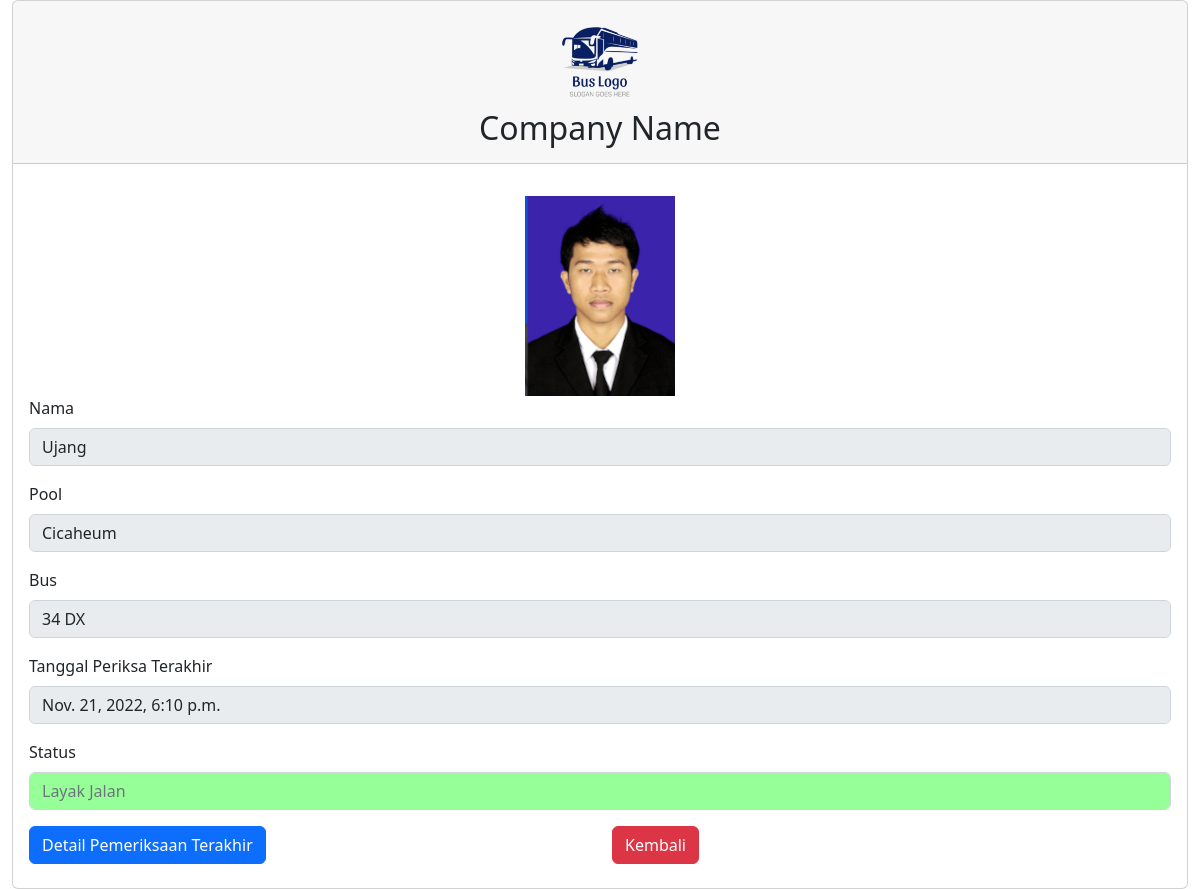
Screenshot of /pengemudi/2022110004 (signed in) with the database file from the repository.
### LayakMengemudi/models.py (models this page shows, shortened)
class Pengemudi(models.Model):
    nama = models.CharField(max_length=100)
    tanggal_lahir = models.DateField(null=False, blank=False)#default=datetime.utcnow().date())
    kota_kelahiran = models.CharField(max_length=50, null=False, blank=False)
    alamat = models.TextField(null=False, blank=False)
    nik = models.CharField(max_length=12, null=False, blank=False)
    pool = models.CharField(max_length=50)
    bus = models.CharField(max_length=6)
    class StatusJalan(models.TextChoices):
        LAYAK = 'L', _('Layak Jalan')
        TIDAK = 'TL', _('Tidak Layak Jalan')
    status = models.CharField(max_length=2, choices=StatusJalan.choices, default=StatusJalan.TIDAK)
    periksa_terakhir = models.DateTimeField(null=True)
    pasfoto = models.ImageField(upload_to='images/')
    qrcode_path = models.CharField(max_length=256)

### LayakMengemudi/views.py (the view)
# urls.py: path('pengemudi/<slug:slug>', PengemudiDetail.as_view(), name='pengemudi-detail'),
class PengemudiDetail(LoginRequiredMixin,DetailView):
    model = Pengemudi
    template_name = 'pengemudi_detailview.html'
    slug_field = 'nik'
    def get_queryset(self):
        id = self.kwargs['slug']
        return Pengemudi.objects.filter(nik=id)
    def get_context_data(self, **kwargs):
        detail = super(PengemudiDetail, self).get_context_data(**kwargs)
        if self.request.POST:
            detail['konteks'] = FormPemeriksaanTerakhir (
                self.request.POST, instance=self.object)
        else:
            detail['konteks'] = FormPemeriksaanTerakhir(instance=self.object)
        return detail

### templates/pengemudi_detailview.html (shortened to what this page needs)
{% load static %}
<!DOCTYPE html>
<html lang="en">
<head>
    <link rel="stylesheet" href="https://cdn.jsdelivr.net/npm/bootstrap@5.2.2/dist/css/bootstrap.min.css">
</head>
<body>
{% block content %}
 <div class="container-fluid">
    <form id="contactForm" data-sb-form-api-token="API_TOKEN">
        <div class="card">
            <div class="card-header mb-3 text-center">
                <img src="{% static '' %}bus-logo-small.png" width="100" >
                <h2>Company Name</h2>
            </div>
            <div class="card-body">
                <div class="text-center">
                    <img src="{{ object.pasfoto.url }}" />
                </div>
                <div class="mb-3">
                    <label class="form-label" for="nama">Nama</label>
                    <input class="form-control" id="nama" type="text" value="{{ object.nama }}" data-sb-validations="" disabled />
                </div>
                <div class="mb-3">
                    <label class="form-label" for="pool">Pool</label>
                    <input class="form-control" id="pool" type="text" value="{{ object.pool }}" data-sb-validations="" disabled />
                </div>
                <div class="mb-3">
                    <label class="form-label" for="bus">Bus</label>
                    <input class="form-control" id="bus" type="text" value="{{ object.bus }}" data-sb-validations="" disabled />
                </div>
                <div class="mb-3">
                    <label class="form-label" for="tanggalPeriksaTerakhir">Tanggal Periksa Terakhir</label>
                    <input class="form-control" id="tanggalPeriksaTerakhir" type="text" value="{{ object.periksa_terakhir }}" data-sb-validations="" disabled />
                </div>
                <div class="mb-3">
                    <label class="form-label" for="status">Status</label>
                    <input class="form-control" id="status" type="text" placeholder="{{ object.get_status_display }}" data-sb-validations="" disabled style="" />
                </div>
                <div class="row mb-2">
                    <div class="col sm-10">
                        <button type="button" class="btn btn-primary" data-bs-toggle="modal" data-bs-target="#exampleModal">Detail Pemeriksaan Terakhir</button>
                    </div>
                    <div class="col sm-4">
                        <button type="button" class="btn btn-danger" onclick="window.history.go(-1); return false;">Kembali</button>
                    </div>
                </div>
            </div>
        </div>
    </form>
 </div>
{% endblock %}
</body>
</html>

### rows the page displays
Pengemudi: pasfoto (picture), nama "Ujang", pool "Cicaheum", bus "34 DX", periksa_terakhir "Nov. 21, 2022, 6:10 p.m.", status "Layak Jalan"
